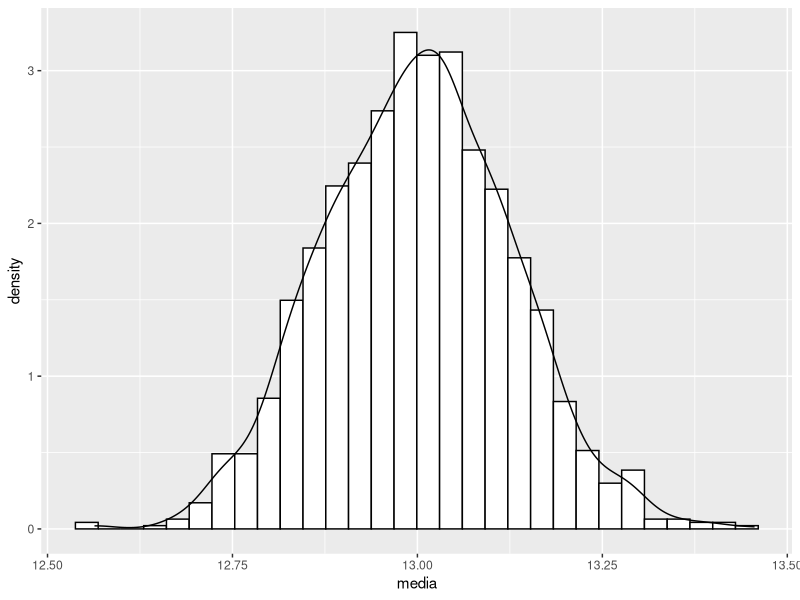

The R source for this figure:
library(ggplot2)

set.seed(1222)

samples <- 1520

# Choose value for n
#n  <- 2
# n <- 30
 n <- 84

lower <- 11
upper <- 15

media <- numeric()

for (x in 1:samples)
{
  value <- runif(n,lower,upper)
  
  mean_value <- mean(value)
  
  media <- append(media,mean_value)
  
}

expected <- (lower + upper)/2
variance <- 1/12 * (upper - lower)^2

df <- data.frame(media)

ggplot(df, aes(x=media )) +
  geom_histogram(aes(y = ..density..),colour = "black", fill = "white") +
   #stat_function(fun = dnorm, args = list(mean = expected, sd = (sqrt(variance/n)))) +
  geom_density()

